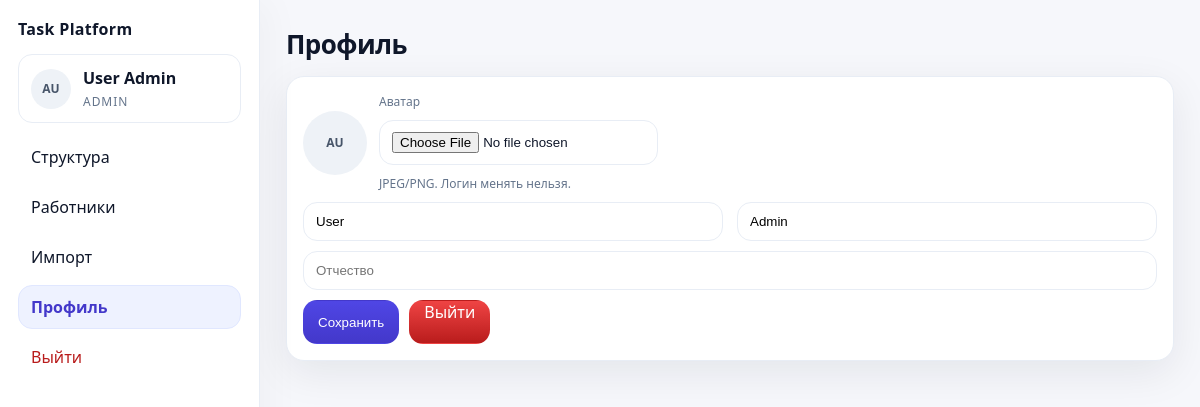
Screenshot of /profile (signed in) with the database file from the repository.
### app/models.py (models this page shows)
class User(db.Model, UserMixin):
    __tablename__ = "users"
    id = db.Column(db.Integer, primary_key=True)
    role = db.Column(db.String(20), nullable=False)  # admin | manager | worker
    login = db.Column(db.String(80), unique=True, nullable=False)
    password_hash = db.Column(db.String(255), nullable=False)
    first_name = db.Column(db.String(120), nullable=False)
    last_name = db.Column(db.String(120), nullable=False)
    middle_name = db.Column(db.String(120), default="")
    photo_path = db.Column(db.String(255), default="")
    note = db.Column(db.String(255), default="")  # пожелание / заметка
    is_active = db.Column(db.Boolean, default=True)
    created_at = db.Column(db.DateTime, default=datetime.utcnow)
    @property
    def full_name(self):
        mid = f" {self.middle_name}" if self.middle_name else ""
        return f"{self.last_name} {self.first_name}{mid}"

### app/auth.py (the view)
@bp.get("/profile")
@login_required
def profile():
    return render_template("profile.html")

### app/templates/profile.html
{% extends "base.html" %}
{% block content %}
<div class="pagehead">
  <h1>Профиль</h1>
</div>
<div class="card">
  <form method="post" action="{{ url_for('auth.profile_update') }}" enctype="multipart/form-data" class="stack">
    <div class="row gap">
      <div class="avatar avatar-lg">
        {% if current_user.photo_path %}
          <img src="{{ url_for('auth.avatar_get', user_id=current_user.id) }}" alt="avatar">
        {% else %}
          <div class="avatar-fallback">
            {{ (current_user.first_name[:1] ~ current_user.last_name[:1]).upper() }}
          </div>
        {% endif %}
      </div>
      <div class="stack">
        <label class="muted small">Аватар</label>
        <input type="file" name="avatar" accept="image/*">
        <div class="muted small">JPEG/PNG. Логин менять нельзя.</div>
      </div>
    </div>
    <div class="grid-2">
      <input name="last_name" value="{{ current_user.last_name }}" placeholder="Фамилия" required>
      <input name="first_name" value="{{ current_user.first_name }}" placeholder="Имя" required>
    </div>
    <input name="middle_name" value="{{ current_user.middle_name }}" placeholder="Отчество">
    <div class="row">
      <button class="btn primary" type="submit">Сохранить</button>
      <a class="btn danger" href="{{ url_for('auth.logout') }}">Выйти</a>
    </div>
  </form>
</div>
{% endblock %}

### app/templates/base.html (shortened to what this page needs)
<!doctype html>
<html lang="ru">
<head>
  <link rel="stylesheet" href="{{ url_for('static', filename='css/styles.css') }}">
</head>
<body>
  {% set _hide = hide_sidebar or (not current_user.is_authenticated) %}
  <div class="layout {% if _hide %}layout-auth{% endif %}">
    {% if not _hide %}
      <aside class="sidebar">
        <div class="brand">Task Platform</div>
        <div class="userbox">
          <div class="avatar">
            {% if current_user.photo_path %}
              <img src="{{ url_for('auth.avatar_get', user_id=current_user.id) }}" alt="avatar">
            {% else %}
              <div class="avatar-fallback">
                {{ (current_user.first_name[:1] ~ current_user.last_name[:1]).upper() }}
              </div>
            {% endif %}
          </div>
          <div>
            <div class="user-name">{{ current_user.full_name }}</div>
            <div class="user-role">{{ current_user.role }}</div>
          </div>
        </div>
        <nav class="nav">
          {% if current_user.role == "admin" %}
            <a class="navlink {{ 'active' if request.path.startswith('/admin/structure') else '' }}"
   href="{{ url_for('admin.structure') }}">Структура</a>
            <a class="navlink {{ 'active' if request.path.startswith('/admin/workers') else '' }}"
   href="{{ url_for('admin.workers') }}">Работники</a>
            <a class="navlink {{ 'active' if request.path.startswith('/admin/import') else '' }}"
   href="{{ url_for('admin.import_page') }}">Импорт</a>
          {% elif current_user.role == "manager" %}
            <a class="navlink {{ 'active' if request.path.startswith('/manager/tasks') else '' }}"
   href="{{ url_for('manager.tasks') }}">Задачи</a>
            <a class="navlink {{ 'active' if request.path.startswith('/manager/chats') else '' }}"
   href="{{ url_for('manager.chats') }}">Чаты</a>
          {% else %}
            <a class="navlink {{ 'active' if request.path.startswith('/worker/inbox') else '' }}"
   href="{{ url_for('worker.inbox') }}">Входящие</a>
            <a class="navlink {{ 'active' if request.path.startswith('/worker/chat') else '' }}"
   href="{{ url_for('worker.chat') }}">Чат</a>
          {% endif %}
          <a class="navlink {{ 'active' if request.path.startswith('/profile') else '' }}"
 href="{{ url_for('auth.profile') }}">Профиль</a>
          <a class="navlink danger" href="{{ url_for('auth.logout') }}">Выйти</a>
        </nav>
      </aside>
    {% endif %}
    <main class="content {% if _hide %}content-auth{% endif %}">
      {% block content %}{% endblock %}
    </main>
  </div>
</body>
</html>

### app/static/css/styles.css (style rules this page uses)
:root { --bg:#f6f7fb; --card:#ffffff; --text:#0f172a; --muted:#64748b; --line:#e8edf5; --primary:#111827; --accent:#4f46e5; --accent2:#4338ca; --danger:#b91c1c; --ok:#15803d; --ring: rgba(79,70,229,.18); --shadow: 0 12px 40px rgba(15,23,42,.08); --radius:18px; }
* { box-sizing:border-box }
body { margin:0; font-family: ui-sans-serif, system-ui, -apple-system, Segoe UI, Roboto; background:var(--bg); color:var(--text); }
a { color:inherit;text-decoration:none }
.btn,.card,input,select,textarea,.navlink,.chatrow,.item,.msg-body,.filecard { transition: all .15s ease; }
.layout { display:flex; min-height:100vh }
.sidebar { width:260px; background:var(--card); border-right:1px solid var(--line); padding:18px; position:sticky; top:0; height:100vh; box-shadow: 10px 0 35px rgba(15,23,42,.03); }
.brand { font-weight:900; font-size:16px; letter-spacing:.02em; margin-bottom:14px; }
.userbox { padding:12px; border:1px solid var(--line); border-radius:14px; margin-bottom:12px; background:#fff; display:flex; gap:12px; align-items:center; }
.user-name { font-weight:800 }
.user-role { font-size:12px; color:var(--muted); margin-top:4px; text-transform:uppercase; letter-spacing:.08em; }
.nav { display:flex; flex-direction:column; gap:6px }
.navlink { padding:10px 12px; border-radius:14px; border:1px solid transparent; background:transparent; }
.navlink.active { background:#eef2ff; border-color:#e0e7ff; color:var(--accent2); font-weight:800; }
.navlink.danger { color:var(--danger); }
.content { flex:1; padding:26px; max-width:1180px }
.pagehead { margin-bottom:14px }
.pagehead h1 { margin:0; font-size:26px; font-weight:900; letter-spacing:-.02em; }
.row { display:flex; gap:10px; align-items:center }
.gap { gap:12px }
.avatar { width:40px; height:40px; border-radius:50%; overflow:hidden; background:#eef2f7; display:flex; align-items:center; justify-content:center; font-weight:800; color:#475569; flex-shrink:0; }
.avatar-lg { width:64px; height:64px }
.avatar-fallback { width:100%; height:100%; display:flex; align-items:center; justify-content:center; font-size:12px; }
.grid-2 { display:grid; grid-template-columns:1fr 1fr; gap:14px }
.card { background:var(--card); border:1px solid var(--line); border-radius:var(--radius); box-shadow:var(--shadow); padding:16px; }
.muted { color:var(--muted) }
.small { font-size:12px }
input,select,textarea { width:100%; padding:11px 12px; border-radius:14px; border:1px solid var(--line); outline:none; background:#fff; }
.stack { display:flex; flex-direction:column; gap:10px }
.btn { border:1px solid var(--line); background:#fff; padding:0 14px; height:44px; border-radius:14px; cursor:pointer; }
.btn.primary { background: linear-gradient(180deg, var(--accent) 0%, var(--accent2) 100%); color:#fff; border-color: transparent; }
.btn.danger { background: linear-gradient(180deg, #ef4444 0%, #b91c1c 100%); border-color: transparent; color:#fff; }

### rows the page displays
User: first_name+last_name "AU", full_name "User Admin", role "ADMIN", last_name "User", first_name "Admin"
